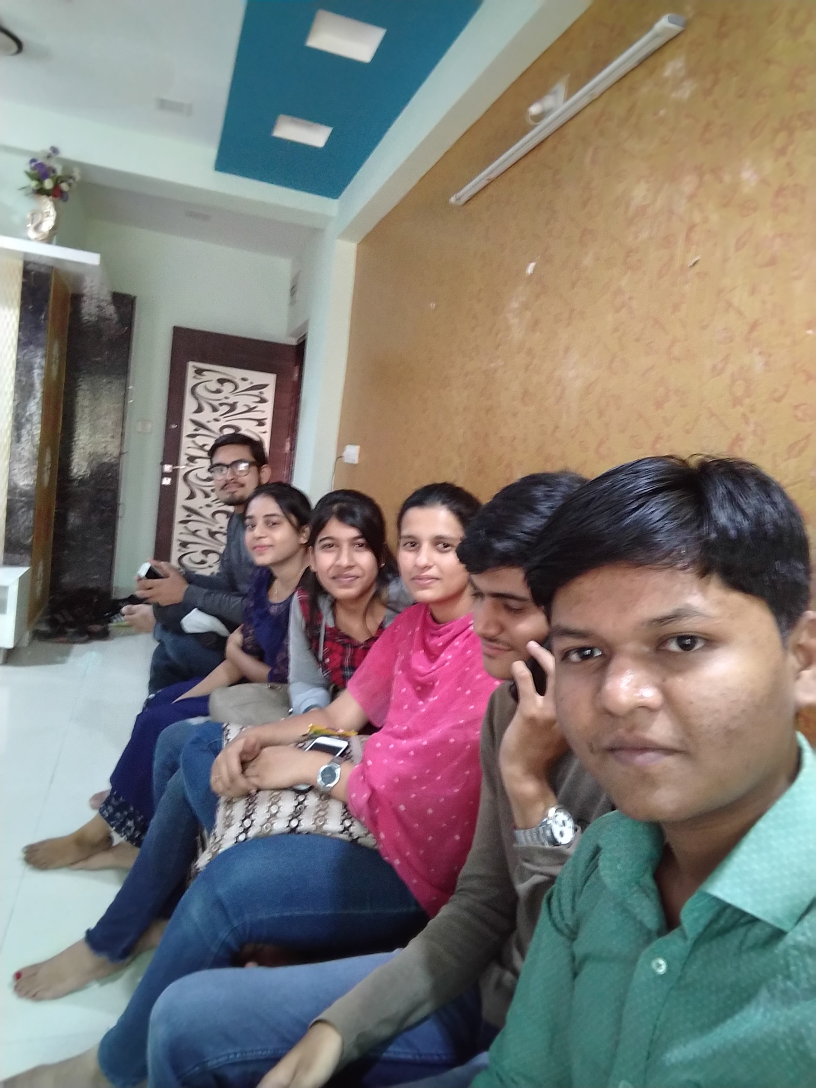
#> input picture test.jpg, 2448 x 3264 px (shown at 1/3 size)
$ python -i tmp.py   (imports and definitions only)
#> lines starting #> are read from the running program, lines starting #| are printed output that depends on the picture
#> further down, picture is the input picture: shape (3264, 2448, 3); mean B, G, R 117.7, 122.6, 127.9
import cv2
import numpy as np
from os import listdir
from os.path import isfile, join

data_path = './images/'
onlyfiles = [f for f in listdir(data_path) if isfile(join(data_path, f))]

Training_Data, Labels = [], []

# [5 lines not run here, left out]

Labels = np.asarray(Labels, dtype=np.int32)

model = cv2.face.LBPHFaceRecognizer_create()

# [3 lines not run here, left out]

face_classifier = cv2.CascadeClassifier('./haarcascades/haarcascade_frontalface_default.xml')


def face_detector(img, size=0.5):
#> called with size = 0.5
    gray = cv2.cvtColor(img, cv2.COLOR_BGR2GRAY)
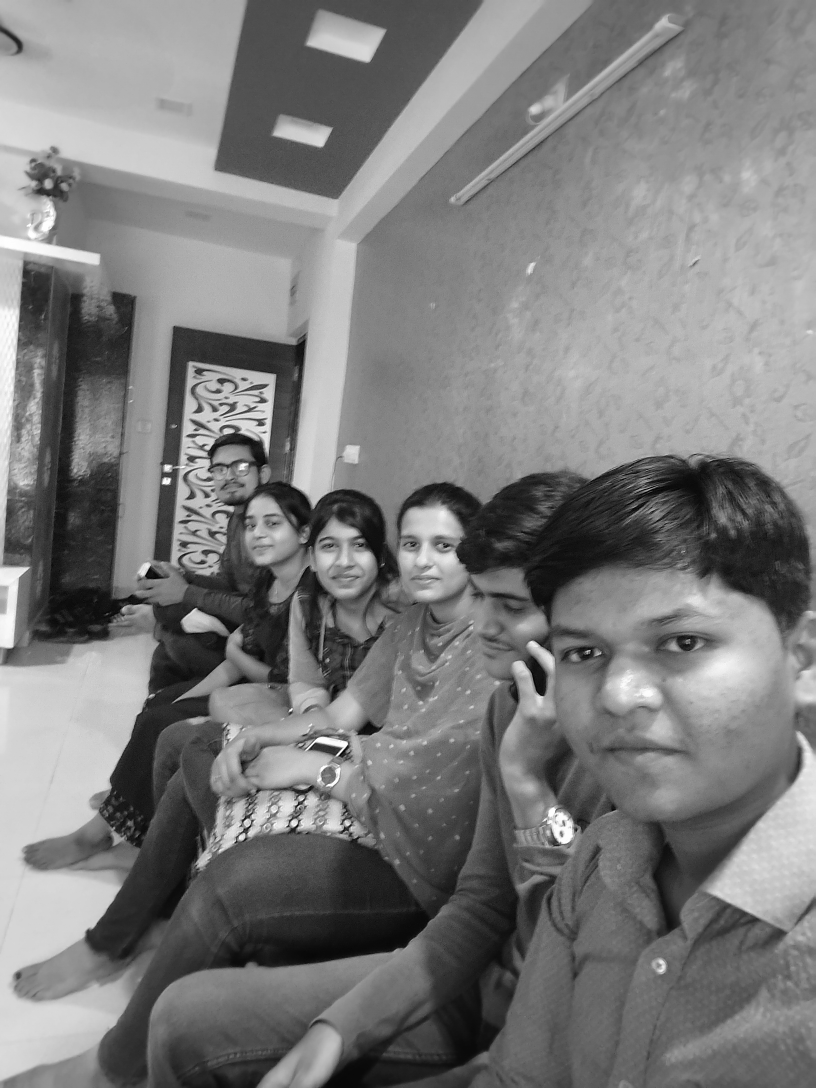
#> gray: shape (3264, 2448) (shown at 1/3 size); min 0, max 255, mean 123.6
    faces = face_classifier.detectMultiScale(gray, 1.3, 5)
#> faces = [[20, 1336, 116, 116], [694, 1497, 194, 194], [924, 1557, 221, 221], [1146, 1531, 263, 263], [1505, 1650, 816, 816]]

    if faces is ():
        return img, []

    for (x, y, w, h) in faces:
        cv2.rectangle(img, (x, y), (x + w, y + h), (0, 255, 255), 2)
        roi = img[y:y + h, x:x + w]
        roi = cv2.resize(roi, (200, 200))
#> this loop made 5 passes
#> pass 1, in face_detector, `roi = img[y:y + h, x:x + w]`:
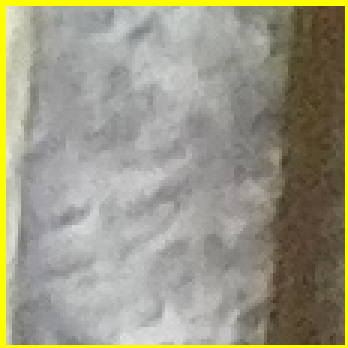
#> roi: shape (116, 116, 3) (shown 3 times larger); mean B, G, R 132.9, 152.4, 154.9
#> pass 2, in face_detector, `roi = img[y:y + h, x:x + w]`:
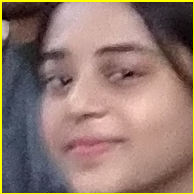
#> roi: shape (194, 194, 3); mean B, G, R 112.3, 121.6, 146.8

    return img, roi


# [36 lines not run here, left out]

>>> import cv2
>>> picture = cv2.imread('test.jpg')
>>> result = face_detector(picture)
